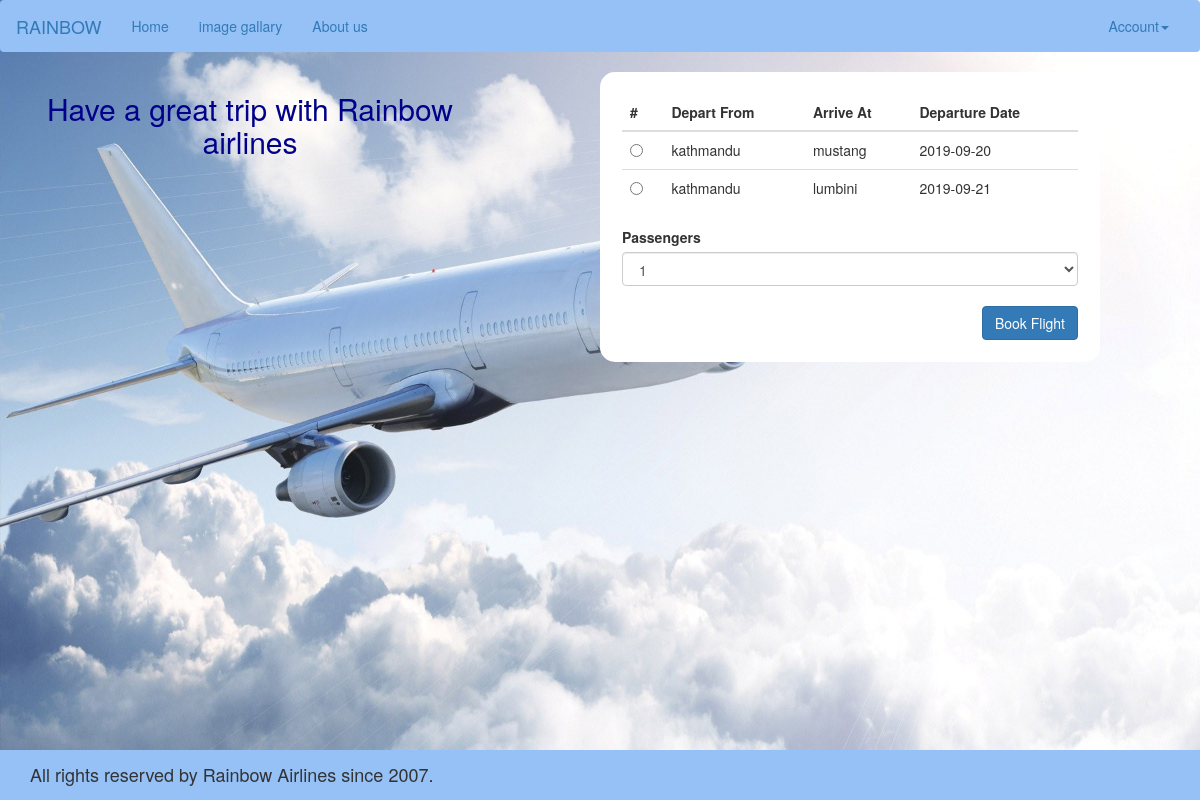
The page / on the database its author committed.
### tables this page shows
CREATE TABLE `flights` (
  `id` int(10) NOT NULL,
  `flightno` int(10) NOT NULL,
  `departfrom` varchar(255) NOT NULL,
  `arriveat` varchar(255) NOT NULL,
  `departuredate` date NOT NULL,
  `arrivaldate` date NOT NULL
);

### index.php (the view, shortened to what this page needs)
<!DOCTYPE html>
<html>
<?php
require_once('config/connect.php');
$result=$con->query("SELECT * FROM flights");
 ?>
<link rel="stylesheet" type="text/css" href="Bootstrap/css/bootstrap.css">
<link rel="stylesheet" href="https://cdnjs.cloudflare.com/ajax/libs/font-awesome/4.7.0/css/font-awesome.min.css">
<link rel="stylesheet" type="text/css" href="css/style.css">
<head>
</head>
<body>
<header>
	<nav class="navbar navbar" role="navigation" style="background-color:#95C1F7; ">
		<div class="container-fluid">
			<div class="navbar-header">
				<a class="navbar-brand" href="#">RAINBOW</a>
			</div>
			<div class="collapse navbar-collapse navbar-ex1-collapse">
				<ul class="nav navbar-nav">
					<li><a href="index.php">Home</a></li>
					<li><a href="pages/imggal.php">image gallary</a></li>
					<li><a href="pages/about.php">About us</a></li>
				</ul>
								<ul class="nav navbar-nav navbar-right">
					<li class="dropdown">
						<a href="#" class="dropdown-toggle" data-toggle="dropdown">Account<b class="caret"></b></a>
					</li>
				</ul>
			</div>
		</div>
	</nav>
</header>
<div class="col-md-5 col-md-offset-0 text-center" style="color:darkblue;">
	<h2> Have a great trip with Rainbow airlines</h2>
</div>
					<div class="col-md-5 col-md-offset-1 form">
              <table class="table table-hover">
                <thead>
                  <tr>
                  <th>#</th>
                  <th>Depart From</th>
                  <th>Arrive At</th>
                  <th>Departure Date</th>
                </tr>
                </thead>
                <tbody>
                  <?php
                  $count=0;
                  while ($row = $result->fetch_assoc()):
                    ?>
                  <tr>
                    <form class="form" action="" method="post" role="form">
                      <td><input type="radio" name="optradio" value="<?= $count ?>" required>
                        </td>
                        <td><?php echo $row['departfrom']; ?>
                          </td>
                          <td><?php echo $row['arriveat']; ?>
                            </td>
                            <td><?php echo $row['departuredate']; ?>
                              </td>
                  </tr>
                  <?php
                  $count++;
                  endwhile; ?>
                </tbody>
              </table>
               <label for="sel1">Passengers</label>
                <select class="form-control" id="sel1" name="passengers">
                  <option>1</option>
                </select><br>
              <input type="submit" name="submit" value="Book Flight" class="btn btn-primary pull-right">
</div>
</body>
<footer>
	<div class="container">
		<div class="row">
		<div class="col-md-6">
			<h4>All rights reserved by Rainbow Airlines since 2007.<h4>
		</div>
		<div class="col-md-6">
		</div>
	</div>
	</div>
</footer>
</html>

### css/style.css (style rules this page uses)
body { background: url('../img/background.jpg'); left: 0; top: 0; width: 100%; height: 100vh; background-repeat: no-repeat; background-size: cover; }
.form { border: solid white 2px; padding: 20px; background: white; border-radius: 15px; }
footer { position: absolute; bottom: 0; width: 100%; background: #95C1F7; padding: 5px; }

### rows shown on the page
flights: departfrom "kathmandu", arriveat "mustang", departuredate "2019-09-20"
flights: departfrom "kathmandu", arriveat "lumbini", departuredate "2019-09-21"
